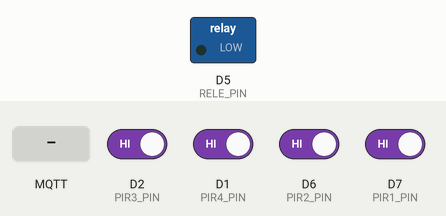
Recording of a sketch running on a simulated ESP8266 (NodeMCU). On the bench: switched loads named in the sketch (green lamp = pin HIGH). The test bench sets the inputs (shaded band); at power-on: D1 (PIR4_PIN), D2 (PIR3_PIN), D6 (PIR2_PIN), D7 (PIR1_PIN) HIGH. WiFi joins after 1.5 s; servers stay silent unless stated; no MQTT or app messages arrive unless stated; what the sketch prints to the serial monitor is not drawn.

Above: at 2.7 s.
2.8 s: MQTT message "movDetection/swOn" arrives on the second subscribed topic
At 3.4 s:
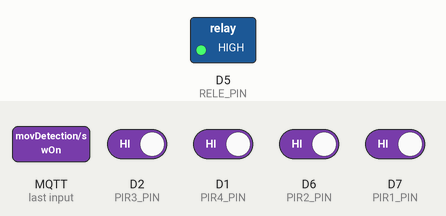
4.3 s: MQTT message "movDetection/swOn" arrives on the first subscribed topic
5.8 s: MQTT message "movDetection/swOff" arrives on the first subscribed topic
Timing chart, 0 to 8.8 s (numbered marks = the images above; inputs shaded):
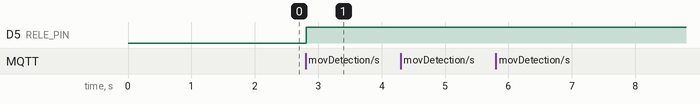

Measured:
- after the input at 2.8 s, D5 (RELE_PIN): LOW → HIGH at once
- after the input at 4.3 s, every drawn part: stays the same
- after the input at 5.8 s, every drawn part: stays the same

The sketch:

mqttPirs.ino
```cpp
//***********************************//
//Modulo des temperatura y humedad   //
//                                   //
//Matias Pierdominici                //
//mpierdominici@itba.edu.ar          //
//***********************************//
#include <ESP8266WiFi.h>
#include <PubSubClient.h>

#define DEBUGG


#define PIN_SENSOR D2


#define PIR1_PIN D7
#define PIR2_PIN D6
#define PIR3_PIN D2
#define PIR4_PIN D1
#define RELE_PIN D5

int pir1State=0;
int pir2State=0;
int pir3State=0;
int pir4State=0;

class myTimer
{
  public:
  myTimer(unsigned int seconds=0);// lo canvie a ms
  bool timeOver(void);
  void setNewTime(unsigned long seconds_);
  void showInfo();

  unsigned long seconds;
  unsigned long startTime;
  void resetTimer(void);

};


myTimer sampleTime(250);


char * ssid ="WIFI Pier";
char * pass ="pagle736pagle";
unsigned int mqttPort=1883;

const char MqttUser[]="movDetection";
const char MqttPassword[]="1234";
const char MqttClientID[]="movDetection";

bool pirSensorState=false;

IPAddress mqttServer(192,168,0,116);

WiFiClient wclient;
PubSubClient mqtt_client(wclient);


void callback(char* topic, byte* payload, unsigned int length);
void  debug_message (char * string, bool newLine)
{
#ifdef DEBUGG
  if(string !=NULL)
  {
    if (!newLine)
    {
      Serial.print(string);
    }else
    {
      Serial.println(string);
    }
  }
  #endif
}

void setUpWifi(char * ssid, char * pass)
{
  String ip;
  debug_message(" ",true);
  debug_message(" ",true);
  debug_message("Conectandose a: ",false);
  debug_message(ssid,true);

  WiFi.begin(ssid,pass);

  while(WiFi.status() != WL_CONNECTED)
  {
    delay(500);
    debug_message(".",false);
  }
  debug_message(" ",true);
  debug_message("Coneccion realizada",true);
  debug_message("La ip es: ",false);
  ip=WiFi.localIP().toString();
  debug_message((char *)ip.c_str(),true);
}

void setUpMqtt(void)
{
  mqtt_client.setServer(mqttServer,mqttPort);
  mqtt_client.setCallback(callback);
}


void callback(char* topic, byte* payload, unsigned int length)
{
  int tiempo=0;
  payload[length]='\n';
  String message((char *)payload);
  debug_message("Llego un mensage, topic:",false);
  debug_message(topic,false);
  debug_message(", payload : ",false);
  debug_message((char *)payload,true);

  if(!strcmp(topic,"movDetection/swOn")){
      digitalWrite(RELE_PIN,HIGH);
  }

  if(!strcmp(topic,"movDetection/swOff")){
      digitalWrite(RELE_PIN,LOW);
  }


  if(!strcmp(topic,"movDetection/requestData"))
  {


    mqtt_client.publish("movDetection/sensor1",(String(pir1State)).c_str());
    mqtt_client.publish("movDetection/sensor2",(String(pir2State)).c_str());
    mqtt_client.publish("movDetection/sensor3",(String(pir3State)).c_str());
    mqtt_client.publish("movDetection/sensor4",(String(pir4State)).c_str());


    pir1State=0;
    pir2State=0;
    pir3State=0;
    pir4State=0;
  }

}

void reconnect()
{
  while(!mqtt_client.connected())
  {
    debug_message("Intentando conectar al servidor MQTT",true);
    if (mqtt_client.connect(MqttClientID,MqttUser,MqttPassword))
      {
            debug_message("conectado",true);


            // ...suscrivirse a topicos
            mqtt_client.subscribe("movDetection/requestData");
            mqtt_client.subscribe("movDetection/swOn");
            mqtt_client.subscribe("movDetection/swOff");
      }
      else
      {
        debug_message("intentando conetarse al broker",true);
        delay(3000);
      }
  }
}

void setup() {
  Serial.begin(9600);
  setUpWifi(ssid,pass);
  setUpMqtt();
  pinMode(PIR1_PIN,INPUT);
  pinMode(PIR2_PIN,INPUT);
  pinMode(PIR3_PIN,INPUT);
  pinMode(PIR4_PIN,INPUT);
  pinMode(RELE_PIN,OUTPUT);


}


void loop() {

  if (!mqtt_client.connected())
  {
      reconnect();

 }


 mqtt_client.loop();

 if(sampleTime.timeOver()){
  sampleTime.resetTimer();
//  Serial.println(!digitalRead(PIR1_PIN));
//  Serial.println(!digitalRead(PIR2_PIN));
//  Serial.println(!digitalRead(PIR3_PIN));
//  Serial.println(!digitalRead(PIR4_PIN));
//  Serial.println("");
//  Serial.println("");
//  Serial.println("");
//  Serial.println("");
  if(!digitalRead(PIR1_PIN)){
    pir1State=1;
  }
  if(!digitalRead(PIR2_PIN)){
    pir2State=1;
  }
  if(!digitalRead(PIR3_PIN)){
    pir3State=1;
  }
  if(!digitalRead(PIR4_PIN)){
    pir4State=1;
  }

 }


}


//***********************TIMER**********************************


myTimer::myTimer(unsigned int seconds)
{
  setNewTime(seconds);
}

//timeOver
//devuelve true si ya paso el tiempo seteado,
//caso contrario devuelve false
//
bool myTimer::timeOver(void)
{
  if((millis())>startTime)
  {
    resetTimer();
    return true;
  }
  else
  {
    return false;
  }
}

void myTimer::resetTimer(void)
{
  unsigned long temp=seconds+millis();

  startTime=temp;
  //Serial.print("se llamo a rest timer con: ");
  //Serial.println(startTime);
}

void  myTimer::setNewTime(unsigned long seconds_)
{
  unsigned long temp=seconds_;
  //Serial.println(temp);
  seconds=temp;

  //Serial.print("s seteo un timer cada: ");
  //Serial.print(seconds_);
  //Serial.print(" se registro un tirmpo de: ");
  //Serial.println(seconds/1000);
  resetTimer();

}

void myTimer::showInfo()
{
  //Serial.println(startTime);
  unsigned long dif=startTime-millis();
  //Serial.print("Remaining time (seconds):");
  //Serial.println(dif/1000);
  //Serial.println(startTime);
  //Serial.println(millis());
  //Serial.println(seconds/1000);
}
```
